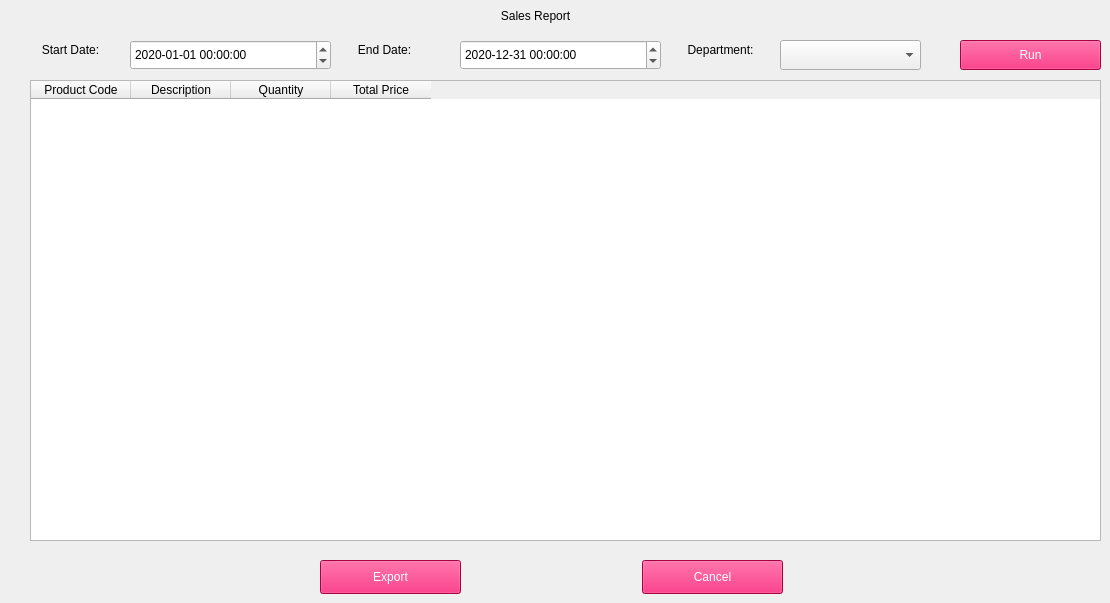
        <widget class="QWidget" name="SalesReportTab">
         <widget class="QPushButton" name="SalesRepExportButton">
          <property name="geometry">
           <rect>
            <x>320</x>
            <y>560</y>
            <width>141</width>
            <height>34</height>
           </rect>
          </property>
          <property name="styleSheet">
           <string notr="true">background-color: rgb(232, 0, 90);
font: 12pt &quot;Verdana&quot;;
color: rgb(255, 255, 255);
</string>
          </property>
          <property name="text">
           <string>Export</string>
          </property>
         </widget>
         <widget class="QPushButton" name="SalesRepCancelButton">
          <property name="geometry">
           <rect>
            <x>642</x>
            <y>560</y>
            <width>141</width>
            <height>34</height>
           </rect>
          </property>
          <property name="styleSheet">
           <string notr="true">background-color: rgb(232, 0, 90);
font: 12pt &quot;Verdana&quot;;
color: rgb(255, 255, 255);
</string>
          </property>
          <property name="text">
           <string>Cancel</string>
          </property>
         </widget>
         <widget class="QTableWidget" name="SalesRepTable">
          <property name="geometry">
           <rect>
            <x>30</x>
            <y>80</y>
            <width>1071</width>
            <height>461</height>
           </rect>
          </property>
          <property name="styleSheet">
           <string notr="true">font: 8pt &quot;Verdana&quot;;</string>
          </property>
          <property name="editTriggers">
           <set>QAbstractItemView::NoEditTriggers</set>
          </property>
          <property name="sortingEnabled">
           <bool>true</bool>
          </property>
          <column>
           <property name="text">
            <string>Product Code</string>
           </property>
          </column>
          <column>
           <property name="text">
            <string>Description</string>
           </property>
          </column>
          <column>
           <property name="text">
            <string>Quantity</string>
           </property>
          </column>
          <column>
           <property name="text">
            <string>Total Price</string>
           </property>
          </column>
         </widget>
         <widget class="QLabel" name="SalesRepTitle">
          <property name="geometry">
           <rect>
            <x>220</x>
            <y>0</y>
            <width>631</width>
            <height>31</height>
           </rect>
          </property>
          <property name="styleSheet">
           <string notr="true">color: rgb(0, 0, 0);
font: 75 16pt &quot;Verdana&quot;;</string>
          </property>
          <property name="text">
           <string>Sales Report</string>
          </property>
          <property name="alignment">
           <set>Qt::AlignCenter</set>
          </property>
         </widget>
         <widget class="QLabel" name="SalesRepEndDateLabel">
          <property name="geometry">
           <rect>
            <x>339</x>
            <y>40</y>
            <width>91</width>
            <height>20</height>
           </rect>
          </property>
          <property name="styleSheet">
           <string notr="true">font: 12pt &quot;Verdana&quot;;</string>
          </property>
          <property name="text">
           <string>End Date:</string>
          </property>
          <property name="alignment">
           <set>Qt::AlignCenter</set>
          </property>
         </widget>
         <widget class="QDateTimeEdit" name="SalesRepEndDateDateTimeEdit">
          <property name="geometry">
           <rect>
            <x>460</x>
            <y>40</y>
            <width>201</width>
            <height>30</height>
           </rect>
          </property>
          <property name="styleSheet">
           <string notr="true">font: 8pt &quot;Verdana&quot;;</string>
          </property>
          <property name="date">
           <date>
            <year>2020</year>
            <month>12</month>
            <day>31</day>
           </date>
          </property>
          <property name="displayFormat">
           <string>yyyy-MM-dd HH:mm:ss</string>
          </property>
         </widget>
         <widget class="QDateTimeEdit" name="SalesRepStartDateDateTimeEdit">
          <property name="geometry">
           <rect>
            <x>130</x>
            <y>40</y>
            <width>201</width>
            <height>30</height>
           </rect>
          </property>
          <property name="styleSheet">
           <string notr="true">font: 8pt &quot;Verdana&quot;;</string>
          </property>
          <property name="date">
           <date>
            <year>2020</year>
            <month>1</month>
            <day>1</day>
           </date>
          </property>
          <property name="displayFormat">
           <string>yyyy-MM-dd HH:mm:ss</string>
          </property>
         </widget>
         <widget class="QLabel" name="SalesRepStartDateLabel">
          <property name="geometry">
           <rect>
            <x>20</x>
            <y>40</y>
            <width>101</width>
            <height>20</height>
           </rect>
          </property>
          <property name="styleSheet">
           <string notr="true">font: 12pt &quot;Verdana&quot;;</string>
          </property>
          <property name="text">
           <string>Start Date:</string>
          </property>
          <property name="alignment">
           <set>Qt::AlignCenter</set>
          </property>
         </widget>
         <widget class="QPushButton" name="SalesRepRunButton">
          <property name="geometry">
           <rect>
            <x>960</x>
            <y>40</y>
            <width>141</width>
            <height>30</height>
           </rect>
          </property>
          <property name="styleSheet">
           <string notr="true">background-color: rgb(232, 0, 90);
font: 12pt &quot;Verdana&quot;;
color: rgb(255, 255, 255);
</string>
          </property>
          <property name="text">
           <string>Run</string>
          </property>
         </widget>
         <widget class="QComboBox" name="SalesRepDepartmentCombo">
          <property name="geometry">
           <rect>
            <x>780</x>
            <y>40</y>
            <width>141</width>
            <height>30</height>
           </rect>
          </property>
          <property name="styleSheet">
           <string notr="true">font: 8pt &quot;Verdana&quot;;</string>
          </property>
         </widget>
         <widget class="QLabel" name="SalesRepDepartmentLabel">
          <property name="geometry">
           <rect>
            <x>670</x>
            <y>40</y>
            <width>101</width>
            <height>20</height>
           </rect>
          </property>
          <property name="styleSheet">
           <string notr="true">font: 12pt &quot;Verdana&quot;;</string>
          </property>
          <property name="text">
           <string>Department:</string>
          </property>
          <property name="alignment">
           <set>Qt::AlignCenter</set>
          </property>
         </widget>
        </widget>
